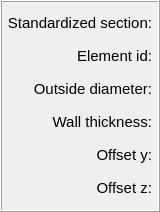
                     <widget class="QFrame" name="frame_12">
                      <property name="minimumSize">
                       <size>
                        <width>160</width>
                        <height>212</height>
                       </size>
                      </property>
                      <property name="maximumSize">
                       <size>
                        <width>160</width>
                        <height>212</height>
                       </size>
                      </property>
                      <property name="frameShape">
                       <enum>QFrame::Box</enum>
                      </property>
                      <property name="frameShadow">
                       <enum>QFrame::Raised</enum>
                      </property>
                      <layout class="QGridLayout" name="gridLayout_17">
                       <property name="leftMargin">
                        <number>4</number>
                       </property>
                       <property name="topMargin">
                        <number>4</number>
                       </property>
                       <property name="rightMargin">
                        <number>6</number>
                       </property>
                       <property name="bottomMargin">
                        <number>4</number>
                       </property>
                       <property name="spacing">
                        <number>0</number>
                       </property>
                       <item row="2" column="0">
                        <widget class="QLabel" name="label_90">
                         <property name="minimumSize">
                          <size>
                           <width>0</width>
                           <height>32</height>
                          </size>
                         </property>
                         <property name="maximumSize">
                          <size>
                           <width>16777215</width>
                           <height>32</height>
                          </size>
                         </property>
                         <property name="font">
                          <font>
                           <family>MS Shell Dlg 2</family>
                           <pointsize>11</pointsize>
                           <weight>50</weight>
                           <italic>false</italic>
                           <bold>false</bold>
                          </font>
                         </property>
                         <property name="text">
                          <string>&lt;html&gt;&lt;head/&gt;&lt;body&gt;&lt;p align=&quot;right&quot;&gt;Outside diameter:&lt;/p&gt;&lt;/body&gt;&lt;/html&gt;</string>
                         </property>
                         <property name="alignment">
                          <set>Qt::AlignCenter</set>
                         </property>
                        </widget>
                       </item>
                       <item row="3" column="0">
                        <widget class="QLabel" name="label_86">
                         <property name="minimumSize">
                          <size>
                           <width>0</width>
                           <height>32</height>
                          </size>
                         </property>
                         <property name="maximumSize">
                          <size>
                           <width>16777215</width>
                           <height>32</height>
                          </size>
                         </property>
                         <property name="font">
                          <font>
                           <family>MS Shell Dlg 2</family>
                           <pointsize>11</pointsize>
                           <weight>50</weight>
                           <italic>false</italic>
                           <bold>false</bold>
                          </font>
                         </property>
                         <property name="text">
                          <string>&lt;html&gt;&lt;head/&gt;&lt;body&gt;&lt;p align=&quot;right&quot;&gt;Wall thickness:&lt;/p&gt;&lt;/body&gt;&lt;/html&gt;</string>
                         </property>
                         <property name="alignment">
                          <set>Qt::AlignCenter</set>
                         </property>
                        </widget>
                       </item>
                       <item row="4" column="0">
                        <widget class="QLabel" name="label_82">
                         <property name="minimumSize">
                          <size>
                           <width>0</width>
                           <height>32</height>
                          </size>
                         </property>
                         <property name="maximumSize">
                          <size>
                           <width>16777215</width>
                           <height>32</height>
                          </size>
                         </property>
                         <property name="font">
                          <font>
                           <family>MS Shell Dlg 2</family>
                           <pointsize>11</pointsize>
                           <weight>50</weight>
                           <italic>false</italic>
                           <bold>false</bold>
                          </font>
                         </property>
                         <property name="text">
                          <string>&lt;html&gt;&lt;head/&gt;&lt;body&gt;&lt;p align=&quot;right&quot;&gt;Offset y:&lt;/p&gt;&lt;/body&gt;&lt;/html&gt;</string>
                         </property>
                         <property name="alignment">
                          <set>Qt::AlignCenter</set>
                         </property>
                        </widget>
                       </item>
                       <item row="5" column="0">
                        <widget class="QLabel" name="label_89">
                         <property name="minimumSize">
                          <size>
                           <width>0</width>
                           <height>32</height>
                          </size>
                         </property>
                         <property name="maximumSize">
                          <size>
                           <width>16777215</width>
                           <height>32</height>
                          </size>
                         </property>
                         <property name="font">
                          <font>
                           <family>MS Shell Dlg 2</family>
                           <pointsize>11</pointsize>
                           <weight>50</weight>
                           <italic>false</italic>
                           <bold>false</bold>
                          </font>
                         </property>
                         <property name="text">
                          <string>&lt;html&gt;&lt;head/&gt;&lt;body&gt;&lt;p align=&quot;right&quot;&gt;Offset z:&lt;/p&gt;&lt;/body&gt;&lt;/html&gt;</string>
                         </property>
                         <property name="alignment">
                          <set>Qt::AlignCenter</set>
                         </property>
                        </widget>
                       </item>
                       <item row="1" column="0">
                        <widget class="QLabel" name="label_93">
                         <property name="minimumSize">
                          <size>
                           <width>0</width>
                           <height>32</height>
                          </size>
                         </property>
                         <property name="maximumSize">
                          <size>
                           <width>16777215</width>
                           <height>32</height>
                          </size>
                         </property>
                         <property name="font">
                          <font>
                           <family>MS Shell Dlg 2</family>
                           <pointsize>11</pointsize>
                           <weight>50</weight>
                           <italic>false</italic>
                           <bold>false</bold>
                          </font>
                         </property>
                         <property name="text">
                          <string>&lt;html&gt;&lt;head/&gt;&lt;body&gt;&lt;p align=&quot;right&quot;&gt;Element id:&lt;/p&gt;&lt;/body&gt;&lt;/html&gt;</string>
                         </property>
                         <property name="alignment">
                          <set>Qt::AlignCenter</set>
                         </property>
                        </widget>
                       </item>
                       <item row="0" column="0">
                        <widget class="QLabel" name="label_95">
                         <property name="minimumSize">
                          <size>
                           <width>0</width>
                           <height>32</height>
                          </size>
                         </property>
                         <property name="maximumSize">
                          <size>
                           <width>16777215</width>
                           <height>32</height>
                          </size>
                         </property>
                         <property name="font">
                          <font>
                           <family>MS Shell Dlg 2</family>
                           <pointsize>11</pointsize>
                           <weight>50</weight>
                           <italic>false</italic>
                           <bold>false</bold>
                          </font>
                         </property>
                         <property name="text">
                          <string>&lt;html&gt;&lt;head/&gt;&lt;body&gt;&lt;p align=&quot;right&quot;&gt;Standardized section:&lt;/p&gt;&lt;/body&gt;&lt;/html&gt;</string>
                         </property>
                         <property name="alignment">
                          <set>Qt::AlignCenter</set>
                         </property>
                        </widget>
                       </item>
                      </layout>
                     </widget>
